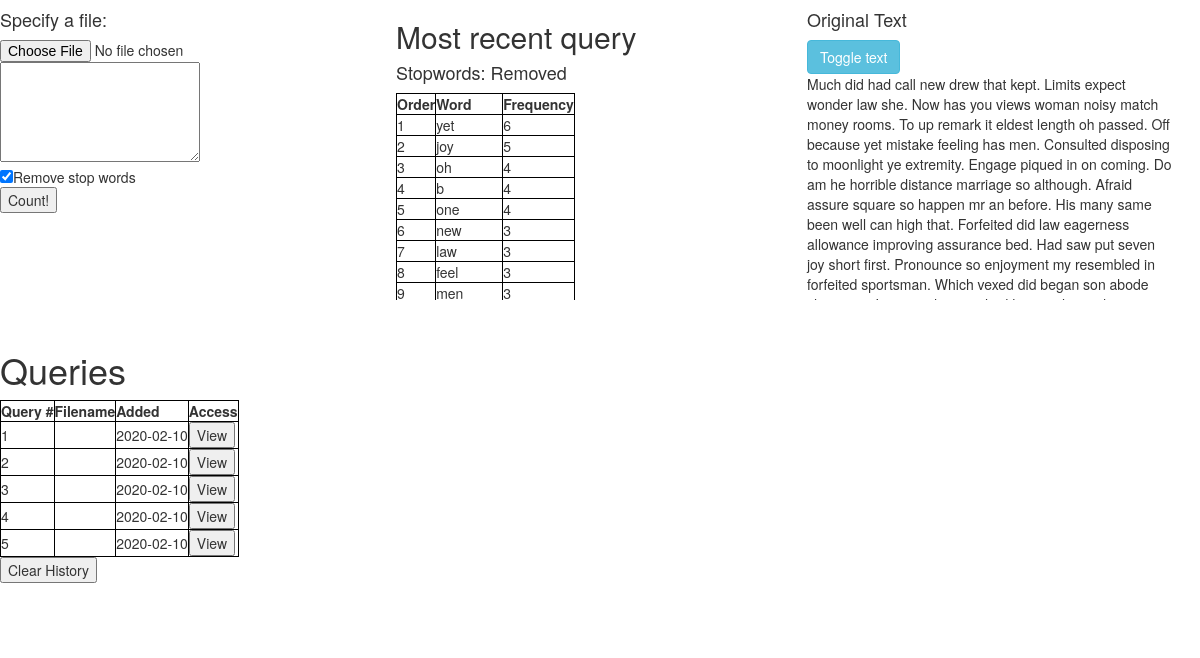
The page / on the database its author committed.
### app.py (models this page shows)
class Queries(db.Model):
	id=db.Column(db.Integer, primary_key=True)
	filename=db.Column(db.Text, nullable=False)
	original_text=db.Column(db.Text)
	word_frequencies=db.Column(db.PickleType)
	date_created=db.Column(db.DateTime, default=datetime.utcnow)
	stopwords=db.Column(db.Boolean)

### app.py (the view)
@app.route('/', methods=['POST', 'GET'])
def index():
	if request.method == 'POST':
		if 'original_text' in request.form:
			text=request.form['original_text']
			filename=request.form['filename']
			stopwords=request.form.get('stopwords')
			if stopwords:
				stopwords=True
			else:
				stopwords=False
			frequency_dict=model.countWords(text, stopwords)
			new_query=Queries(filename=filename, original_text=text,
						stopwords=stopwords, word_frequencies=frequency_dict)
			try:
				db.session.add(new_query)
				db.session.commit()
				return redirect('/')
			except:
				return 'There was an issue with your query'
		elif 'view' in request.form:
			current=int(request.form['current'])
			queries=Queries.query.order_by(Queries.date_created).all()
			return render_template('index.html', queries=queries, current=current)
		else:
			return redirect('/')
	else:
		queries = Queries.query.order_by(Queries.date_created).all()
		return render_template('index.html', queries=queries, current=None)

### templates/index.html (shortened to what this page needs)
<!DOCTYPE html>
<html>
<head>
  <link rel="stylesheet" href="https://maxcdn.bootstrapcdn.com/bootstrap/3.4.1/css/bootstrap.min.css">
	<link rel="stylesheet" type="text/css" href="static/style.css" />
</head>
<body>
<div id="wrapper">
	<div id="first">
	    <h4>Specify a file:</h4>
	    <input type="file" id="input-file">
  <form action="/" method="POST">
   <textarea name="original_text" id="content-target"></textarea><br>
   <input type="checkbox" name="stopwords" id="stopwords" checked>Remove stop words<br>
   <input type="submit" name="filetext" value="Count!">
  </form>
  </div>
  <div class="wordtable" id="second">
    <h2>Most recent query</h2>
      {% if queries|length < 1 %}
      <h4>There are no queries.</h4>
      {% else %}
      {% if queries[queries|length - 1].stopwords %}
      <h4>Stopwords: Removed</h4>
      {% else %}
      <h4>Stopwords: Allowed</h4>
      {% endif %}
      <table>
        <tr>
          <th>Order </th>
          <th>Word</th>
          <th>Frequency</th>
        </tr>
        {% for k, v in queries[queries|length - 1].word_frequencies.items() %}
        <tr>
          <td> {{ loop.index }} </td>
          <td> {{ k }} </td>
          <td> {{ v }} </td>
        </tr>
        {% endfor %}
      </table>
      {% endif %}
  </div>
  <div class="container" id="third">
  {% if queries|length > 0 %}
  <h4>Original Text</h4>
  <button type="button" class="btn btn-info" data-toggle="collapse" data-target="#recentogtext">Toggle text</button>
  <div id="recentogtext" class="collapse in">
    {{queries[queries|length - 1].original_text}}
  </div>
  {% endif %}
</div>
</div>
<div id="wrapper2">
<div class="content" id="fourth">
  <h1>Queries</h1>
  {% if queries|length < 1 %}
  <h4>There are no queries.</h4>
  {% else %}
  <table>
      <tr>
          <th>Query #</th>
          <th>Filename </th>
          <th>Added</th>
          <th>Access</th>
      </tr>
      {% for query in queries %}
          <tr>
              <td>{{ loop.index }}</td>
              <td>{{ query.filename }}</td>
              <td>{{ query.date_created.date() }}</td>
              <td>
                <form action="/" method="POST">
                  <input type="submit" name="view" value="View">
                </form>
              </td>
          </tr>
      {% endfor %}
  </table>
  {% endif %}
<form action="/clear_history">
 <input type="submit" name="clear_history" value="Clear History">
</form>
</div>
  <div class="wordtable" id="fifth">
  </div>
  <div class="container" id="sixth">
</div>
</div>
</body>
</html>

### static/style.css (style rules this page uses)
textarea { width: 200px; height: 100px; }
table, th, td { border: 1px solid black; }
#wrapper { width:100%; position: absolute; clear: both; }
#first { width:33%; float: left; }
#second { width: 33%; float: left; height: 300px; overflow: auto; }
#third { width: 33%; float: left; height: 300px; overflow: auto; }
#wrapper2 { position: relative; top: 330px; width: 100%; clear: both; }
#fourth { width: 33%; float: left; }
#fifth { width: 33%; float: left; height: 300px; overflow: auto; }
#sixth { width: 33%; float: left; height: 300px; overflow: auto; }

### rows shown on the page
Queries: date_created "2020-02-10"
Queries: date_created "2020-02-10"
Queries: date_created "2020-02-10"
Queries: date_created "2020-02-10"
Queries: date_created "2020-02-10"

### other values the page prints
{{ k }} "yet" "joy" "oh" "b" "one" "new" "law" "feel" "men"
{{ v }} "6" "5" "4" "4" "4" "3" "3" "3" "3"
